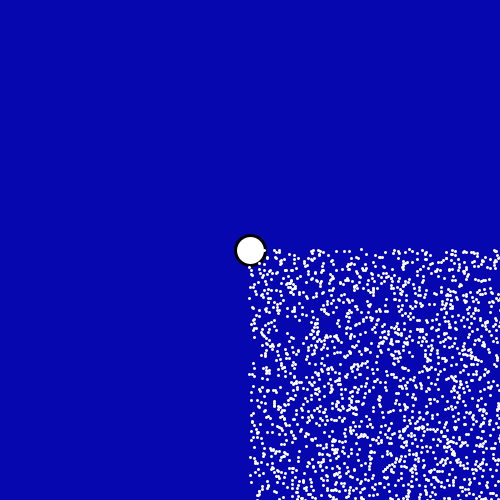
Frame 1 (no input)
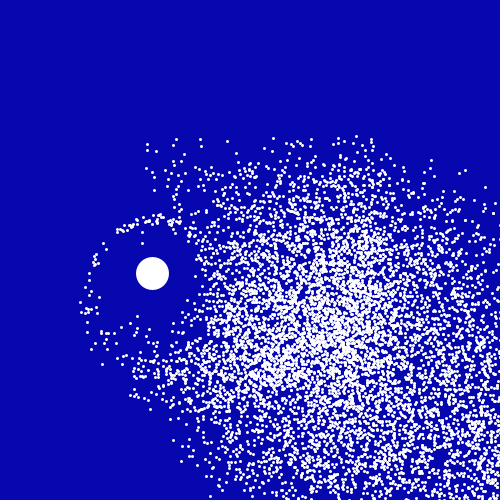
Frame 60 (the mouse pressed at the canvas centre just before this capture)
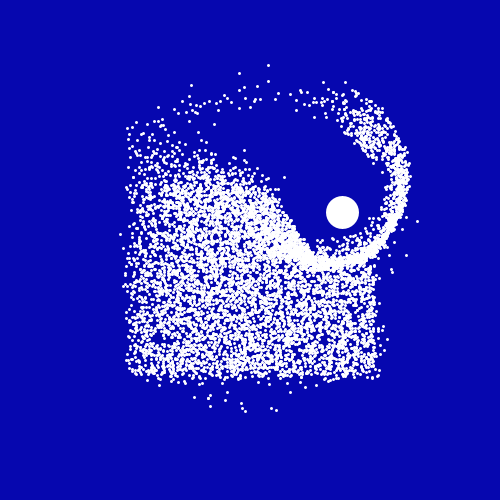
Frame 120 (the mouse held since frame 60 and released just before this capture)

The Processing sketch that drew these frames (run headless with seeded random() and noise(); from frame 60 on, the mouse is pressed at the canvas centre):

// Processing sketch: sketch_26082017
// ── sketch_26082017.pde
ArrayList<PVector> spots;
Repulse repulse;
Ball[] ball = new Ball[8000];
PImage img;
void setup(){
  size(500,500);
  smooth();
  strokeWeight(3);
  repulse = new Repulse();
  spots = new ArrayList<PVector>();
  for(int x = -125; x < 125; x++){
    for(int y = -125; y < 125; y++){
        spots.add(new PVector(x,y));
    }
  }
  for(int i=0; i<=ball.length-1; i++){
    ball[i] = new Ball();
  }
}

void draw(){
  background(6,7,175);
  translate(width/2, height/2);
  repulse.display();
  repulse.update();
  for(int i = 0; i<=ball.length-1; i++){
    ball[i].behaviors();
    ball[i].update();
    ball[i].show();
  }
}
// ── Particle.pde
class Ball{
  int r = int(random(0,spots.size()));
  PVector spot = spots.get(r);
  PVector pos = new PVector(random(width), random(height));
  PVector target = new PVector(spot.x, spot.y);
  PVector vel = PVector.random2D();
  PVector acc = new PVector();
  int s = 8;
  float maxspeed = 5;
  float maxforce = 0.5;
  PVector seek;
  PVector arrive;
  Ball(){}
  
  void behaviors(){
    arrive = arrive(target);
    PVector mouse = new PVector(repulse.x, repulse.y);
    PVector flee = flee(mouse);
    arrive.mult(1);
    flee.mult(5);
    applyForce(arrive);
    applyForce(flee);
  }
  
  void applyForce(PVector f){
    acc.add(f);
  }
  
  void update(){
    pos.add(vel);
    vel.add(acc);
    acc.mult(0);
  }
  
  void show(){
    stroke(255);
    point(pos.x, pos.y);
  }
  
  PVector arrive(PVector target){
    PVector desired = PVector.sub(target,pos);
    float d = desired.mag();
    float speed = maxspeed;
    if(d < 100){
      speed = map(d, 0,100, 0, maxspeed);
    }
    desired.setMag(speed);
    PVector steer = PVector.sub(desired, vel);
    steer.limit(maxforce);
    return steer;
  }
  
  PVector flee(PVector target){
    PVector desired = PVector.sub(target,pos);
    float d = desired.mag();
    if(d < 50){
      desired.setMag(maxspeed);
      desired.mult(-1);
      PVector steer = PVector.sub(desired, vel);
      steer.limit(maxforce);
      return steer;
    }else{
     return new PVector(0,0);
    }
  }
}
// ── Repulse.pde
class Repulse {
  float x, y;
  float angle;
  float speed = 0.05;
  int R = 100;
  
  Repulse(){
  
  }
  
  void update(){
    x = R * cos(angle);
    y = R * sin(angle);
    angle = angle + speed;
  }
  
  void display(){
    fill(255);
    ellipse(x,y,30,30);
  }
}
